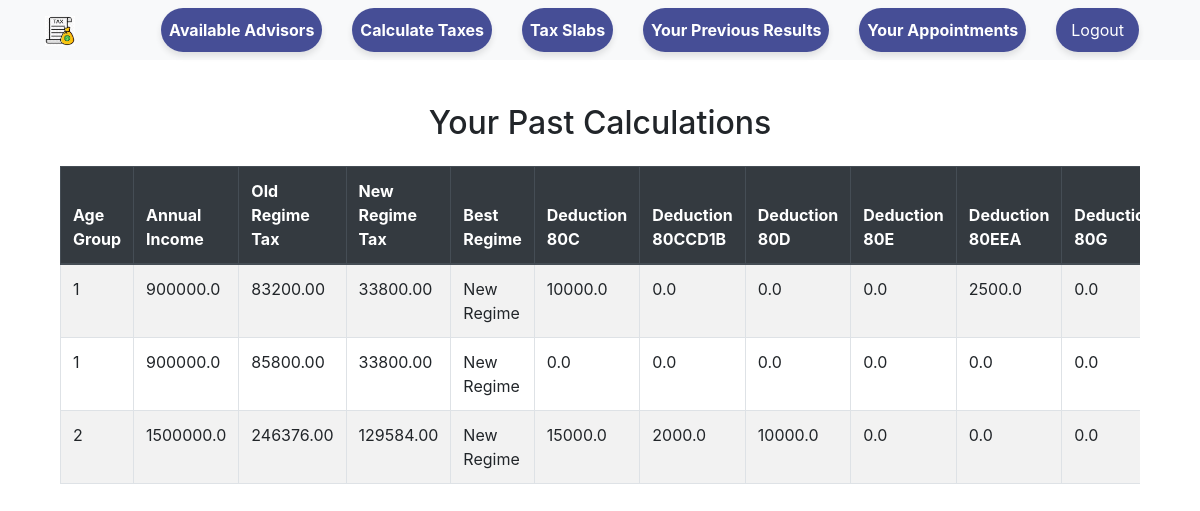
/calculator/past-calculations/ (signed in), run on the app's committed database.
### calculator/models.py (models this page shows, shortened)
class TaxResults(models.Model):
    user = models.ForeignKey(User, on_delete=models.CASCADE, related_name="calculations", default=8)
    user_input = models.ForeignKey(UserInput, on_delete=models.CASCADE, related_name="calculations")
    old_regime_tax = models.DecimalField(max_digits=10, decimal_places=2)
    new_regime_tax = models.DecimalField(max_digits=10, decimal_places=2)
    best_regime = models.CharField(max_length=20)

class UserInput(models.Model):
    user = models.ForeignKey(User, on_delete=models.CASCADE, related_name="inputs", default=8)
    age_group = models.IntegerField()
    annual_income = models.FloatField()
    standard_deduction = models.FloatField()
    other_deductions = models.FloatField()
    deduction_80c = models.FloatField(default=0)
    deduction_80ccd1b = models.FloatField(default=0)
    deduction_80d = models.FloatField(default=0)
    deduction_80e = models.FloatField(default=0)
    deduction_80eea = models.FloatField(default=0)
    deduction_80g = models.FloatField(default=0)

### calculator/views.py (the view)
# urls.py: path('past-calculations/', past_calculations_view, name='past_calculations'),
@login_required
def past_calculations_view(request):
    calculations = TaxResults.objects.filter(user=request.user).select_related('user_input')
    return render(request, 'calculator/past_calculations.html', {'calculations': calculations})

### accounts/context_processor.py (called while the page is built)
def user_groups(request):
    user = request.user
    return {
        'is_admin': user.is_authenticated and user.is_superuser,
        'is_taxadvisor': user.is_authenticated and user.groups.filter(name='Tax Advisor').exists(),
        'is_indivual_user': user.is_authenticated and user.groups.filter(name='Individual User').exists(),
    }

### calculator/templates/calculator/past_calculations.html
{% extends "base.html" %}
{% block content %}
<div class="container my-5">
    <h2 class="text-center mb-4">Your Past Calculations</h2>
    <div class="table-responsive">
        <table class="table table-bordered table-striped table-hover">
            <thead class="thead-dark">
                <tr>
                    <th scope="col">Age Group</th>
                    <th scope="col">Annual Income</th>
                    <th scope="col">Old Regime Tax</th>
                    <th scope="col">New Regime Tax</th>
                    <th scope="col">Best Regime</th>
                    <th scope="col">Deduction 80C</th>
                    <th scope="col">Deduction 80CCD1B</th>
                    <th scope="col">Deduction 80D</th>
                    <th scope="col">Deduction 80E</th>
                    <th scope="col">Deduction 80EEA</th>
                    <th scope="col">Deduction 80G</th>
                </tr>
            </thead>
            <tbody>
                {% for calc in calculations %}
                <tr>
                    <td>{{ calc.user_input.age_group }}</td>
                    <td>{{ calc.user_input.annual_income }}</td>
                    <td>{{ calc.old_regime_tax }}</td>
                    <td>{{ calc.new_regime_tax }}</td>
                    <td>{{ calc.best_regime }}</td>
                    <td>{{ calc.user_input.deduction_80c }}</td>
                    <td>{{ calc.user_input.deduction_80ccd1b }}</td>
                    <td>{{ calc.user_input.deduction_80d }}</td>
                    <td>{{ calc.user_input.deduction_80e }}</td>
                    <td>{{ calc.user_input.deduction_80eea }}</td>
                    <td>{{ calc.user_input.deduction_80g }}</td>
                </tr>
                {% empty %}
                <tr>
                    <td colspan="5" class="text-center">No past calculations found.</td>
                </tr>
                {% endfor %}
            </tbody>
        </table>
    </div>
</div>
{% endblock %}

### templates/base.html (style rules this page uses)
body { padding-top: 56px; }

### data on the page
TaxResults: user_input.age_group "1", user_input.annual_income "900000.0", old_regime_tax "83200.00", new_regime_tax "33800.00", best_regime "New Regime", user_input.deduction_80c "10000.0", user_input.deduction_80ccd1b "0.0", user_input.deduction_80d "0.0", user_input.deduction_80e "0.0", user_input.deduction_80eea "2500.0", user_input.deduction_80g "0.0"
TaxResults: user_input.age_group "1", user_input.annual_income "900000.0", old_regime_tax "85800.00", new_regime_tax "33800.00", best_regime "New Regime", user_input.deduction_80c "0.0", user_input.deduction_80ccd1b "0.0", user_input.deduction_80d "0.0", user_input.deduction_80e "0.0", user_input.deduction_80eea "0.0", user_input.deduction_80g "0.0"
TaxResults: user_input.age_group "2", user_input.annual_income "1500000.0", old_regime_tax "246376.00", new_regime_tax "129584.00", best_regime "New Regime", user_input.deduction_80c "15000.0", user_input.deduction_80ccd1b "2000.0", user_input.deduction_80d "10000.0", user_input.deduction_80e "0.0", user_input.deduction_80eea "0.0", user_input.deduction_80g "0.0"
